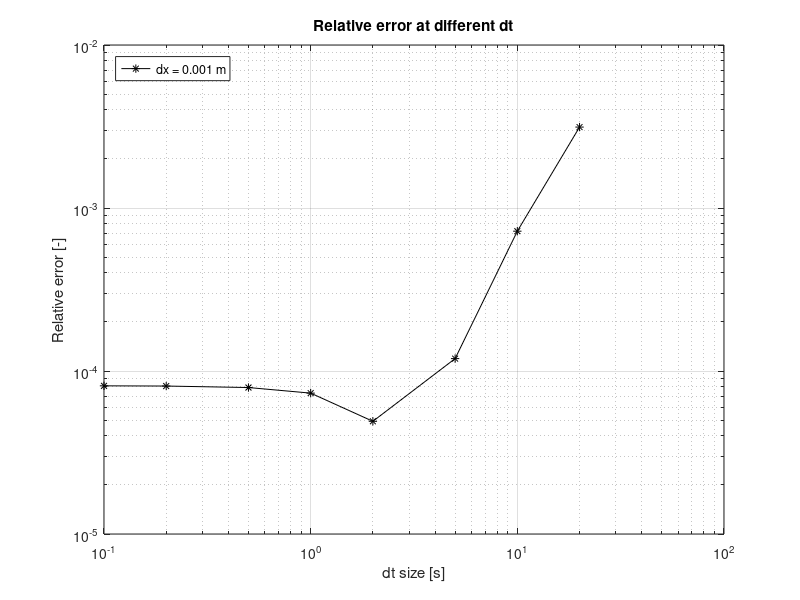

Recreate this plot in MATLAB.
% Datas from 9_1_a

% Evaluate the temperature evolution over time using the Crank-Nicolson
% method and verify its temporal convergence by fixing Δx = 0.001 m.

% Laib 9, exercise 1 E
% Simone Canevarolo
% 14/12/2024
% S269893

clear all
close all
clc

ll = 10e-2; % length, m
alpha = 1e-5; % thermal diffusivity, m^2/s

T0 = 300; % temperature of both borders, K
tend = 100; % time to end, s

T = @(x) T0+50*sin(pi*x/ll); % temperature function

T_an = @(x,t) T0+50*sin(pi*x/ll)*exp(-pi^2/ll^2*alpha*t); % Analytical function of temperature

dx = 0.001; % m
xx = (0:dx:ll)';
Nx = length(xx);

dtvett = [0.1 0.2 0.5 1 2 5 10 20];
errore = zeros(length(dtvett),1);

for zz = 1:length(dtvett)

    dt = dtvett(zz); % s
    time = (0:dt:tend);
    Nt = length(time);
    
    aa = alpha*dt/dx^2;
    
    Tm = T(xx);

    for ii = 2:Nt
    
        % Diagonals of the matrix at time m
        sub_diag_1 = -1/2*aa*ones(Nx,1);
        main_diag_1 = (1+aa)*ones(Nx,1);
        sup_diag_1 = sub_diag_1;
        
        AA_1 = spdiags([sub_diag_1 main_diag_1 sup_diag_1],-1:1,Nx,Nx);
        
        % Diagonals of the matrix at time m+1
        sub_diag_2 = 1/2*aa*ones(Nx,1);
        main_diag_2 = (1-aa)*ones(Nx,1);
        sup_diag_2 = sub_diag_2;
        
        AA_2 = spdiags([sub_diag_2 main_diag_2 sup_diag_2],-1:1,Nx,Nx);
        
        AA_1(1,1) = 1;
        AA_1(1,2) = 0;
        
        AA_1(end,end-1) = 0;
        AA_1(end,end) = 1;
        
        
        AA_2(1,1) = 1;
        AA_2(1,2) = 0;
        
        AA_2(end,end-1) = 0;
        AA_2(end,end) = 1;
    
        
        bb(1) = T0;
        bb(end) = T0;
        
        
        TT = AA_1\(AA_2*Tm);
        
        Tm = TT;
    
    end

Tanal = T_an(xx,tend); % analytical temperature
err = norm(TT-Tanal)/norm(Tanal-T0);
errore(zz) = err;

end

% figure(1)
% plot(xx,TT)
% uncomment to see the plot at t = 100 s

figure(2)
loglog(dtvett,errore,'-*k')
title('Relative error at different dt')
xlabel('dt size [s]')
ylabel('Relative error [-]')
legend('dx = 0.001 m','Location','northwest')
grid on

